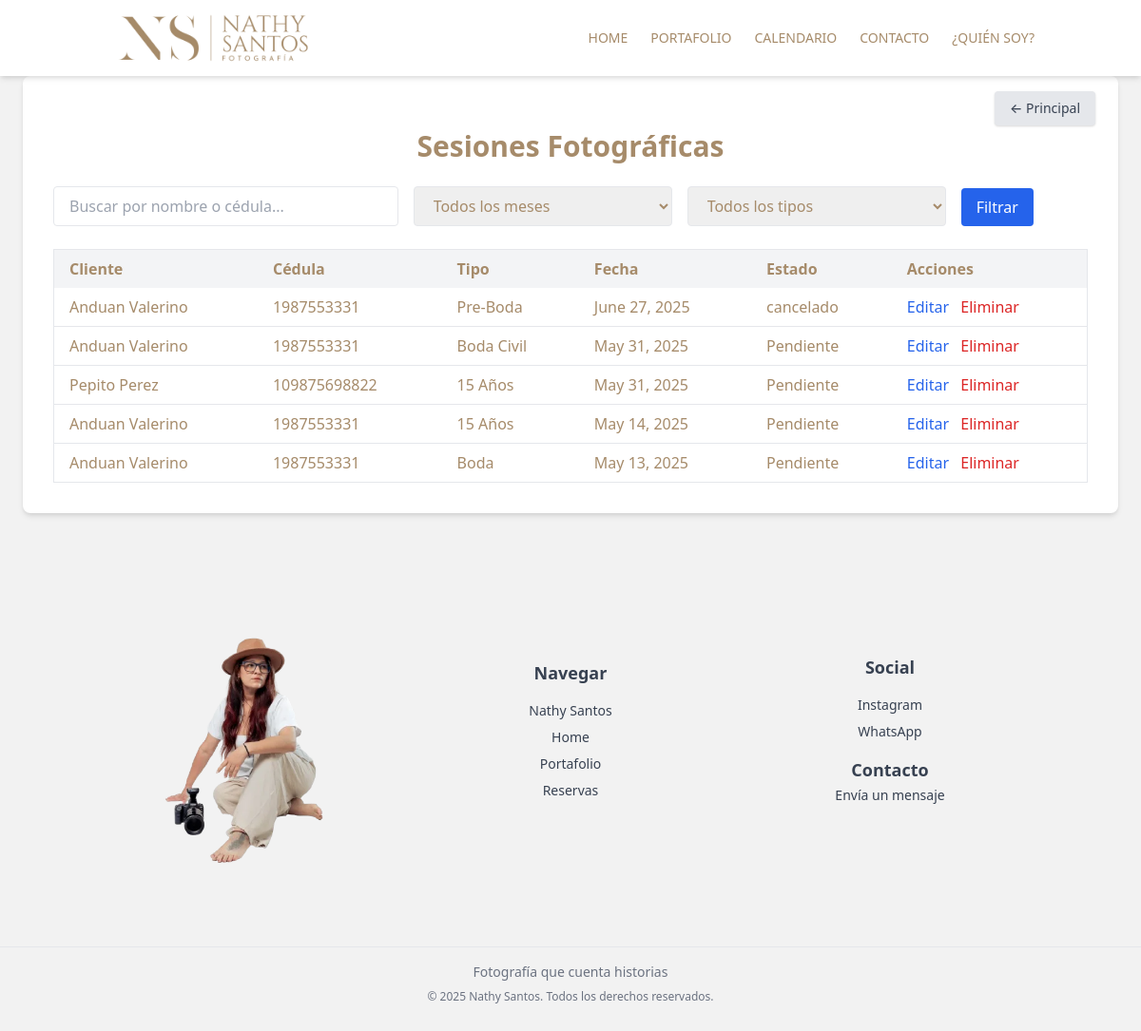
/admin-panel/eventos/ (signed in), run on an earlier commit of the app's database.
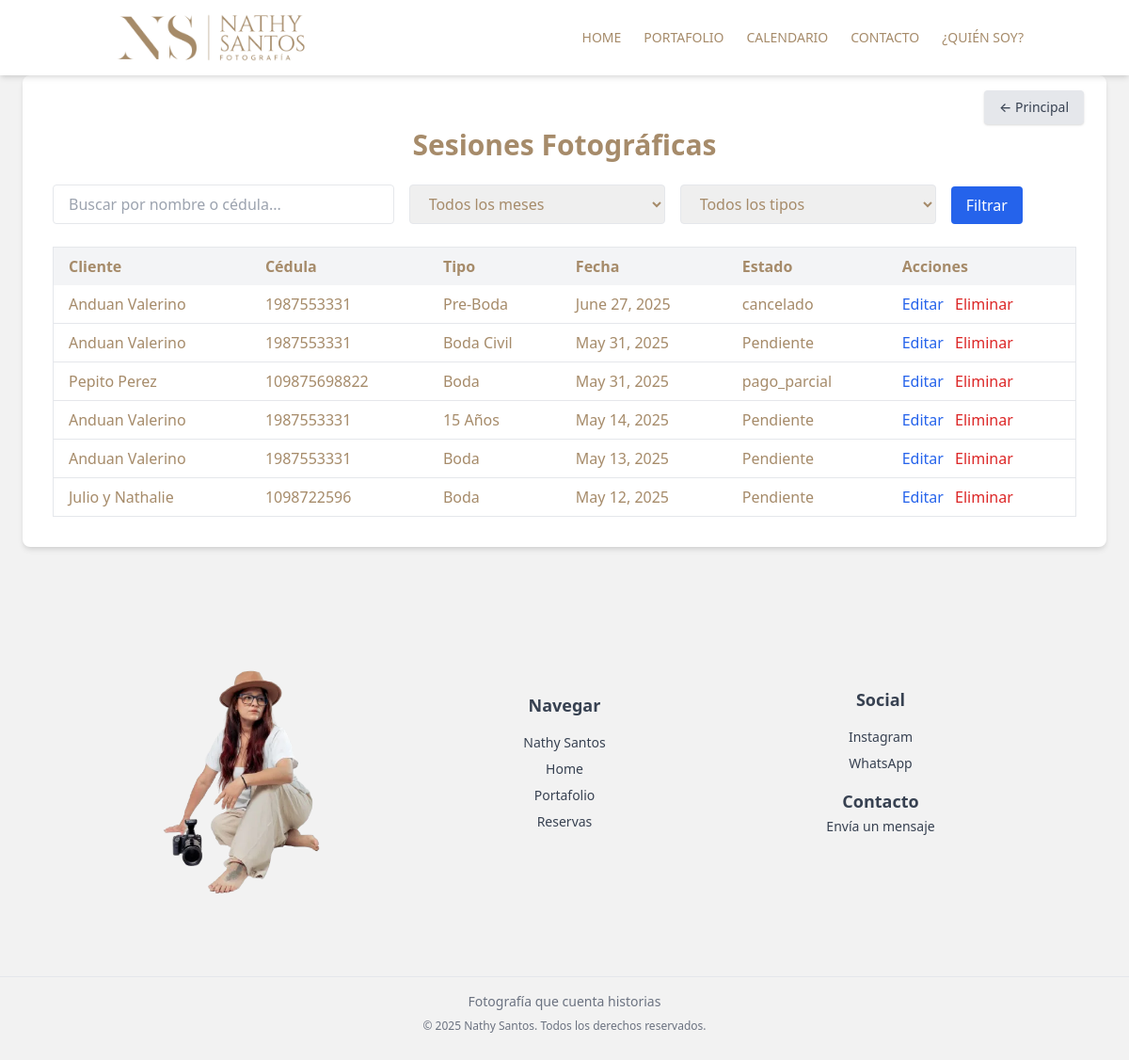
And on a later commit of the database.
### admin_NathySantos/models.py (models this page shows, shortened)
class Evento(models.Model):
    tipoEvento = models.ForeignKey(TipoEvento, on_delete=models.CASCADE)
    cliente = models.ForeignKey(Cliente, on_delete=models.CASCADE)
    estado = models.ForeignKey(EstadoEvento, on_delete=models.CASCADE)
    titulo = models.CharField(max_length=200)
    descripcion = models.TextField(blank=True)
    ubicacion = models.CharField(max_length=200)
    fecha_evento = models.DateField()
    fecha_reserva = models.DateField(auto_now_add=True)

class Cliente(models.Model):
    nombre = models.CharField(max_length=100)
    ID_CC = models.CharField(max_length=20, unique=True)
    telefono = models.CharField(max_length=20)
    email = models.EmailField()

class TipoEvento(models.Model):
    nombre = models.CharField(max_length=100)

class EstadoEvento(models.Model):
    estado = models.CharField(max_length=100)

### admin_NathySantos/views.py (the view)
# urls.py: path('admin-panel/eventos/', views.listar_eventos, name='listar_eventos'),
@login_required(login_url='/login/')
def listar_eventos(request):
    estados_eventos()
    query = request.GET.get('q', '').strip()
    tipo = request.GET.get('tipo', '')
    mes = request.GET.get('mes', '')
    eventos = Evento.objects.select_related('cliente', 'tipoEvento', 'estado')
    if query:
        eventos = eventos.filter(
            Q(cliente__nombre__icontains=query) |
            Q(cliente__ID_CC__icontains=query)
        )
    if tipo:
        eventos = eventos.filter(tipoEvento_id=tipo)
    if mes:
        eventos = eventos.filter(fecha_evento__month=mes)
    eventos = eventos.order_by('-fecha_evento')
    tipos = TipoEvento.objects.all()
    return render(request, 'admin_NathySantos/lista_eventos.html', {
        'eventos': eventos,
        'tipos': tipos,
        'meses': meses,
        'query': query,
        'mes': mes,
        'tipo': tipo,
    })

### admin_NathySantos/views.py (called while the page is built)
def estados_eventos():
    from .models import EstadoEvento
    estados = [
        "pendiente",
        "pago_parcial",
        "pago_completo",
        "cancelado"
    ]
    for e in estados:
        EstadoEvento.objects.get_or_create(estado=e)

### admin_NathySantos/templates/admin_NathySantos/lista_eventos.html (shortened to what this page needs)
{% extends 'layouts/app.html' %}
{% block content %}
<section class="p-8 max-w-6xl mx-auto bg-white shadow-md rounded-lg">
  <a href="{% url 'dashboard' %}"
    class="absolute top-24 right-12 bg-gray-200 hover:bg-gray-300 text-gray-700 text-sm font-medium py-2 px-4 rounded flex items-center shadow">
    &#8592; Principal
  </a>
  <h2 class="text-3xl font-bold mb-6 mt-6 text-center">Sesiones Fotográficas</h2>
  <form method="GET" class="flex flex-wrap gap-4 mb-6 items-end">
    <input type="text" name="q" placeholder="Buscar por nombre o cédula..." value="{{ query }}"
      class="border px-4 py-2 rounded w-full md:w-1/3">
    <select name="mes" class="border px-4 py-2 rounded w-full md:w-1/4">
      <option value="">Todos los meses</option>
    </select>
    <select name="tipo" class="border px-4 py-2 rounded w-full md:w-1/4">
      <option value="">Todos los tipos</option>
    </select>
    <button type="submit" class="bg-blue-600 hover:bg-blue-700 text-white px-4 py-2 rounded">Filtrar</button>
  </form>
  <div class="overflow-x-auto">
    <table class="w-full border text-left">
      <thead class="bg-gray-100">
        <tr>
          <th class="px-4 py-2">Cliente</th>
          <th class="px-4 py-2">Cédula</th>
          <th class="px-4 py-2">Tipo</th>
          <th class="px-4 py-2">Fecha</th>
          <th class="px-4 py-2">Estado</th>
          <th class="px-4 py-2">Acciones</th>
        </tr>
      </thead>
      <tbody>
        {% for evento in eventos %}
        <tr class="border-b">
          <td class="px-4 py-2">{{ evento.cliente.nombre }}</td>
          <td class="px-4 py-2">{{ evento.cliente.ID_CC }}</td>
          <td class="px-4 py-2">{{ evento.tipoEvento.nombre }}</td>
          <td class="px-4 py-2">{{ evento.fecha_evento }}</td>
          <td class="px-4 py-2">{{ evento.estado.estado }}</td>
          <td class="px-4 py-2 space-x-2">
            <a href="{% url 'editar_evento' evento.pk %}" class="text-blue-600 hover:underline">Editar</a>
            <form method="POST" action="{% url 'eliminar_evento' evento.pk %}" class="inline"
              onsubmit="return confirm('¿Eliminar esta sesión?');">
              <button type="submit" class="text-red-600 hover:underline">Eliminar</button>
            </form>
          </td>
        </tr>
        {% empty %}
        <tr>
          <td colspan="6" class="text-center py-4 text-gray-500">No hay sesiones encontradas.</td>
        </tr>
        {% endfor %}
      </tbody>
    </table>
  </div>
</section>
{% endblock %}

### templates/layouts/app.html (shortened to what this page needs)
{% load static %}
<!DOCTYPE html>
<html lang="es">
<head>
  <link href="https://cdn.jsdelivr.net/npm/fullcalendar@6.1.8/main.min.css" rel="stylesheet" />
  <link rel="stylesheet" href="https://cdn.jsdelivr.net/npm/tailwindcss@2.2.19/dist/tailwind.min.css">
  <link rel="stylesheet" href="{% static 'css/custom.css' %}">
</head>
<body class=" text-gray-800 font-sans" style="background-color: #F2F2F2; color: #A68B6A;">
  {% include 'layouts/partials/menu.html' %}
  {% block content %}
  {% endblock %}
  {% include 'layouts/partials/footer.html' %}
</body>
</html>

### templates/layouts/partials/menu.html (shortened to what this page needs)
{% load static %}
<header class="bg-white shadow-md sticky top-0 z-50">
  <div class="container mx-auto px-6 flex justify-between items-center h-20">
    <a href="{% url 'home' %}">
      <img src="{% static 'img/webp_format/logo/logo_2.webp' %}" alt="Nathy Santos" class="h-28 w-auto">
    </a>
    <nav id="menu" class="hidden md:flex md:items-center space-x-6 text-sm font-medium">
      <a href="{% url 'home' %}" class="resaltar">HOME</a>
      <a href="{% url 'menuPortfolio' %}" class="resaltar">PORTAFOLIO</a>
      <a href="{% url 'calendar' %}" class="resaltar">CALENDARIO</a>
      <a href="{% url 'contact' %}" class="resaltar">CONTACTO</a>
      <a href="{% url 'nathySantos' %}" class="resaltar">¿QUIÉN SOY?</a>
    </nav>
  </div>
</header>

### templates/layouts/partials/footer.html
  <footer class="bg-grey-100 text-gray-700 py-12 mt-100">
    <div class="container mx-auto px-6 grid grid-cols-1 md:grid-cols-3 gap-8 items-center">
      <div class="flex justify-center">
        <img src="/static/img/webp_format/index/nathy-footer.webp" alt="Nathy Santos" class="w-60 h-auto">
      </div>
      <div class="text-center space-y-4">
        <h4 class="font-semibold text-lg">Navegar</h4>
        <ul class="space-y-2 text-sm">
          <li><a href="{% url 'nathySantos' %}" class="resaltar">Nathy Santos</a></li>
          <li><a href="{% url 'home' %}" class="resaltar">Home</a></li>
          <li><a href="{% url 'menuPortfolio' %}" class="resaltar">Portafolio</a></li>
          <li><a href="{% url 'calendar' %}" class="resaltar">Reservas</a></li>
        </ul>
      </div>
      <div class="text-center space-y-4">
        <h4 class="font-semibold text-lg">Social</h4>
        <ul class="space-y-2 text-sm">
          <li><a href="https://instagram.com/nathysantosfotosdebodas" target="_blank" class="resaltar">Instagram</a>
          </li>
          <li><a href="https://wa.me/+573123905110" target="_blank" class="resaltar">WhatsApp</a></li>
        </ul>
        <h4 class="font-semibold text-lg mt-6">Contacto</h4>
        <a href="{% url 'contact' %}" class="text-sm resaltar">Envía un mensaje</a>
      </div>
    </div>
    <div class="border-t mt-12 pt-4 text-center text-sm text-gray-500">
      <p class="mb-2">Fotografía que cuenta historias</p>
      <p class="text-xs">&copy; 2025 Nathy Santos. Todos los derechos reservados.</p>
    </div>
  </footer>

### static/css/custom.css (style rules this page uses)
* { margin: 0; padding: 0; box-sizing: border-box; }

What changed in the data, as far as the page shows it:
changed Evento "Pepito Perez": tipoEvento.nombre "15 Años" → "Boda"; estado.estado "Pendiente" → "pago_parcial"
added Evento: cliente.nombre "Julio y Nathalie", cliente.ID_CC "1098722596", tipoEvento.nombre "Boda", fecha_evento "May 12, 2025", estado.estado "Pendiente"
